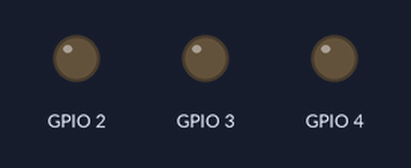
This program was run on a simulated Raspberry Pi (BCM pin numbers). Parts: output pins drawn as LEDs (lit = HIGH).

Above: at 0.2 s.
At 1.2 s:
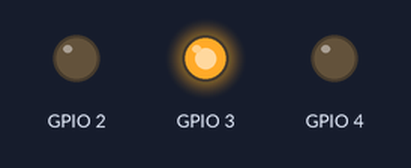
At 1.7 s:
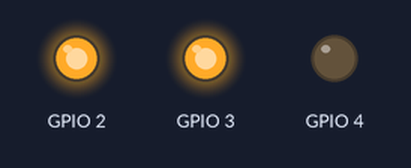
At 2.2 s:
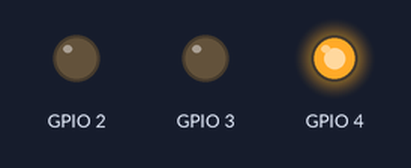
At 3.2 s:
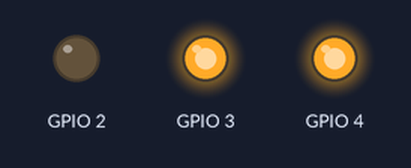
At 4.7 s:
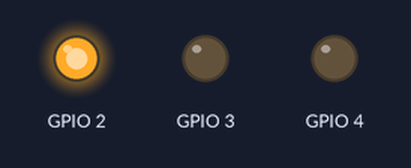
Timing chart, 0 to 5.2 s (numbered marks = the images above):
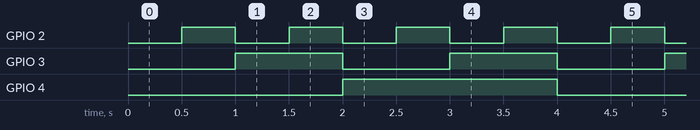

The program:

main.py
```python
from time import sleep
from gpiozero import LED

[led0, led1, led2] = [LED(2), LED(3), LED(4)]

# led0.on()

counter = 0

while True:

    if counter & 1:
        led0.on()
    else:
        led0.off()
    if counter & 2:
        led1.on()
    else:
        led1.off()
    if counter & 4:
        led2.on()
    else:
        led2.off()

    sleep(0.5)

    counter += 1
    counter %= 8
```

Measured:
- by itself, GPIO 2: alternates HIGH for 0.50 s and LOW for 0.50 s
- by itself, GPIO 3: alternates HIGH for 1.0 s and LOW for 1.0 s
- by itself, GPIO 4: alternates HIGH for 2.0 s and LOW for 2.0 s
